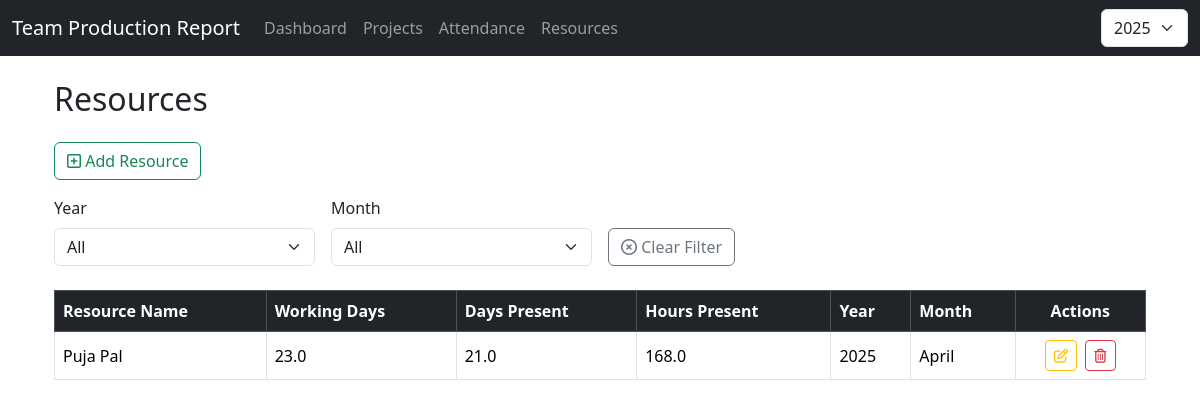
The app's page /resources/, older data.
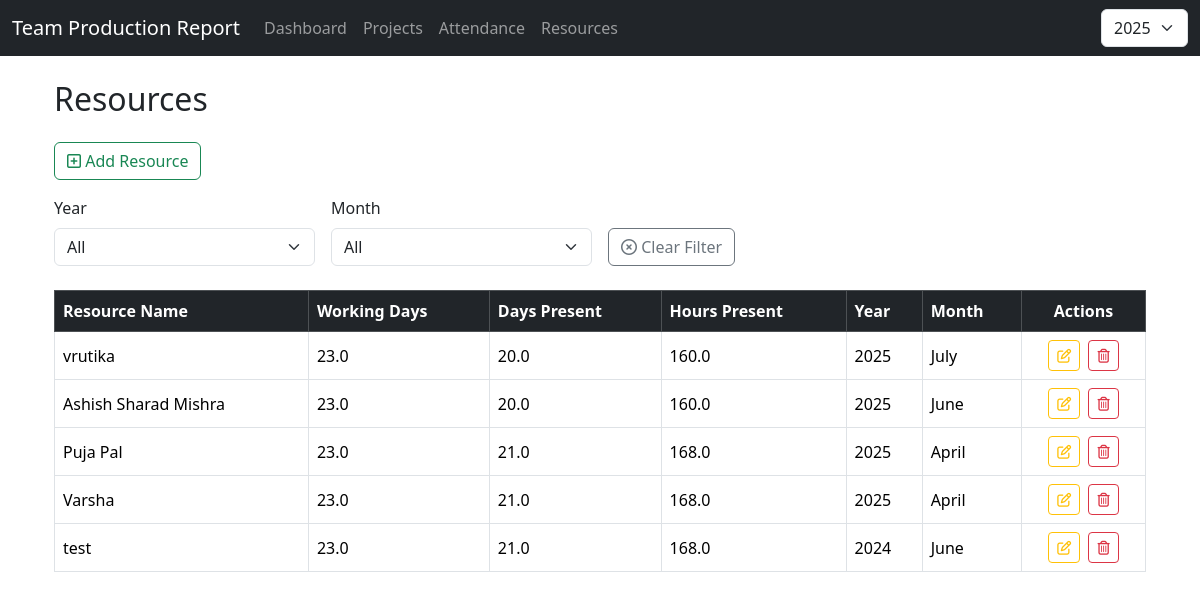
The same page, newer data.
### resources/models.py (models this page shows, shortened)
class Resource(models.Model):
    resource_name = models.CharField(
        max_length=100,
        help_text="Enter the full name of the resource"
    )
    year = models.PositiveIntegerField(
        help_text="Enter the year manually (e.g., 2025)"
    )
    month = models.PositiveSmallIntegerField(
        choices=[(i, calendar.month_name[i]) for i in range(1, 13)],
        help_text="Enter the month manually (1–12)"
    )
    working_days = models.FloatField(
        null=True,
        blank=True,
        help_text="Leave blank to auto-calculate (Mon–Fri + 1st Saturday)"
    )
    present_day = models.FloatField(
        default=0,
        help_text="Days resource was present"
    )
    present_hours = models.FloatField(
        default=0,
        help_text="Auto-calculated as present_day × 8 hours if not set"
    )
    created_at = models.DateTimeField(auto_now_add=True)
    counting = models.FloatField(default=0, help_text="Counting value")
    is_active = models.BooleanField(
        default=True,
        help_text="Uncheck to deactivate this resource instead of deleting."
    )
    class Meta:
        db_table = 'resources'
        ordering = ['-year', '-month', 'resource_name']
        verbose_name = 'Resource'
        verbose_name_plural = 'Resources'
        unique_together = ('resource_name', 'year', 'month')

### resources/views.py (the view)
# urls.py: path("", views.resource_list, name="resource_list"),  # List all resources at /resources/
def resource_list(request):
    resources = Resource.objects.all()
    year = request.GET.get("year")
    month = request.GET.get("month")
    if year:
        resources = resources.filter(year=year)
    if month:
        resources = resources.filter(month=month)
    years = Resource.objects.values_list('year', flat=True).distinct().order_by('-year')
    months = [(i, month_name[i]) for i in range(1, 13)]
    return render(request, "resources/resource_list.html", {
        "resources": resources,
        "years": years,
        "months": months,
    })

### resources/templates/resources/resource_list.html (shortened to what this page needs)
{% extends "base.html" %}
{% load static %}
{% block content %}
<div class="container mt-4">
    <h2 class="mb-4">Resources</h2>
    <a href="{% url 'resources:resource_create' %}" class="btn btn-outline-success mb-3">
        <i class="far fa-plus-square"></i> Add Resource
    </a>
    <form method="get" id="filterForm" class="row g-3 align-items-end mb-4">
        <div class="col-md-3">
            <label for="year" class="form-label">Year</label>
            <select class="form-select" id="year" name="year">
                <option value="">All</option>
            </select>
        </div>
        <div class="col-md-3">
            <label for="month" class="form-label">Month</label>
            <select class="form-select" id="month" name="month">
                <option value="">All</option>
            </select>
        </div>
        <div class="col-md-2 d-flex">
            <a href="{% url 'resources:resource_list' %}" class="btn btn-outline-secondary mt-auto">
                <i class="far fa-times-circle"></i> Clear Filter
            </a>
        </div>
    </form>
    {% if resources %}
    <div class="table-responsive">
        <table class="table table-bordered table-hover align-middle">
            <thead class="table-dark">
                <tr>
                    <th>Resource Name</th>
                    <th>Working Days</th>
                    <th>Days Present</th>
                    <th>Hours Present</th>
                    <th>Year</th>
                    <th>Month</th>
                    <th class="text-center">Actions</th>
                </tr>
            </thead>
            <tbody>
                {% for r in resources %}
                <tr>
                    <td>{{ r.resource_name }}</td>
                    <td>{{ r.working_days }}</td>
                    <td>{{ r.present_day }}</td>
                    <td>{{ r.present_hours }}</td>
                    <td>{{ r.year }}</td>
                    <td>{{ r.get_month_display }}</td>
                    <td class="text-center">
                        <a href="{% url 'resources:resource_update' r.pk %}" class="btn btn-sm btn-outline-warning me-1">
                            <i class="far fa-edit"></i>
                        </a>
                        <a href="{% url 'resources:resource_delete' r.pk %}" class="btn btn-sm btn-outline-danger">
                            <i class="far fa-trash-alt"></i>
                        </a>
                    </td>
                </tr>
                {% endfor %}
            </tbody>
        </table>
    </div>
    {% else %}
        <div class="alert alert-info"><i class="far fa-folder-open"></i> No resources found.</div>
    {% endif %}
</div>
{% endblock %}

### templates/base.html (shortened to what this page needs)
<!DOCTYPE html>
<html lang="en">
<head>
    <link href="https://cdn.jsdelivr.net/npm/bootstrap@5.3.7/dist/css/bootstrap.min.css" rel="stylesheet"
>
    <link href="https://cdnjs.cloudflare.com/ajax/libs/font-awesome/6.5.0/css/all.min.css" rel="stylesheet">
</head>
<body>
    <nav class="navbar navbar-expand-lg navbar-dark bg-dark mb-4">
        <div class="container-fluid">
            <a class="navbar-brand" href="{% url 'home' %}">Team Production Report</a>
            <div class="collapse navbar-collapse" id="navbarNav">
                <ul class="navbar-nav me-auto mb-2 mb-lg-0">
                    <li class="nav-item">
                        <a class="nav-link" href="{% url 'projects:dashboard_home' %}">Dashboard</a>
                    </li>
                    <li class="nav-item">
                        <a class="nav-link" href="{% url 'projects:project_list' %}">Projects</a>
                    </li>
                    <li class="nav-item">
                        <a class="nav-link" href="{% url 'projects:attendance_home' %}">Attendance</a>
                    </li>
                    <li class="nav-item">
                        <a class="nav-link" href="{% url 'resources:resource_list' %}">Resources</a>
                    </li>
                </ul>
                <form class="d-flex ms-auto" role="search">
                    <select id="yearSelectNavbar" class="form-select" aria-label="Select Year">
                        {% for y in years %}
                        <option value="{{ y }}" {% if y == year %}selected{% endif %}>{{ y }}</option>
                        {% endfor %}
                    </select>
                </form>
            </div>
        </div>
    </nav>
    <div class="container">
        {% block content %}{% endblock %}
    </div>
</body>
</html>

Row changes from the older to the newer data that the page shows:
added Resource: resource_name "vrutika", working_days "23.0", present_day "20.0", present_hours "160.0", year "2025", month "July"
added Resource: resource_name "Ashish Sharad Mishra", working_days "23.0", present_day "20.0", present_hours "160.0", year "2025", month "June"
added Resource: resource_name "Varsha", working_days "23.0", present_day "21.0", present_hours "168.0", year "2025", month "April"
added Resource: resource_name "test", working_days "23.0", present_day "21.0", present_hours "168.0", year "2024", month "June"
